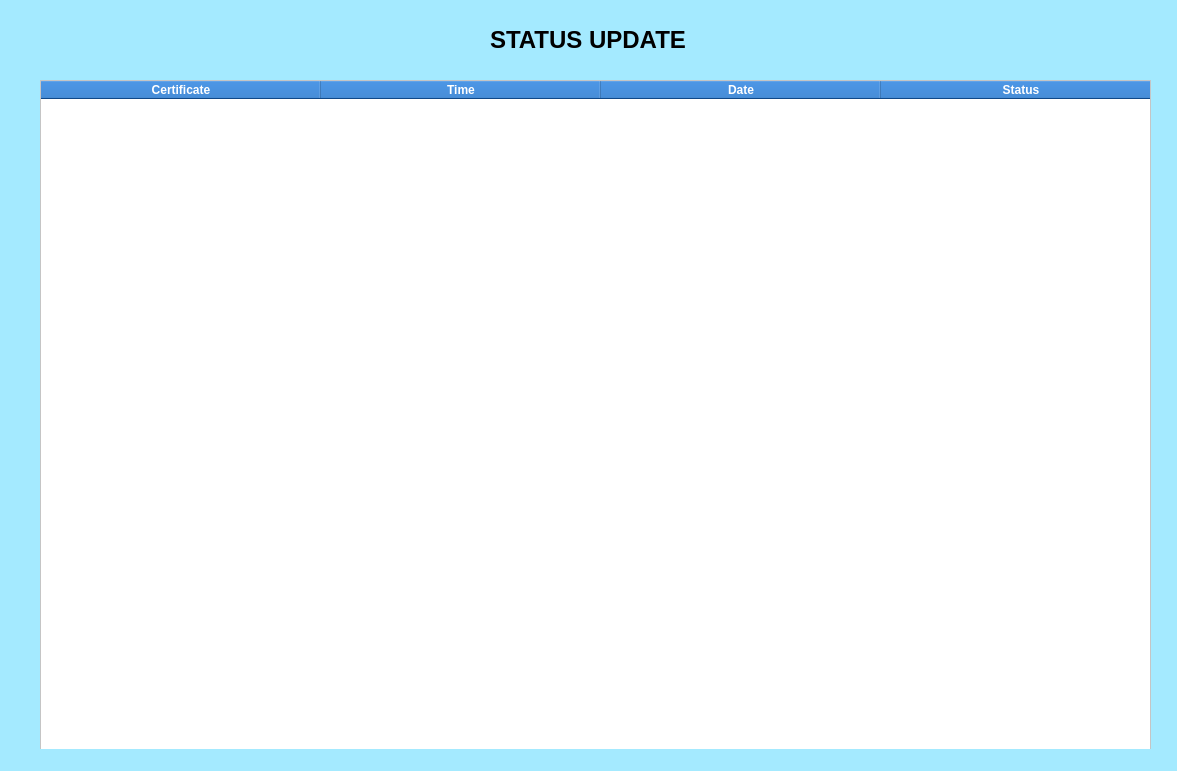
<?xml version="1.0" encoding="UTF-8"?>
<ui version="4.0">
 <class>MainWindow</class>
 <widget class="QMainWindow" name="MainWindow">
  <property name="geometry">
   <rect>
    <x>0</x>
    <y>0</y>
    <width>1177</width>
    <height>771</height>
   </rect>
  </property>
  <property name="windowTitle">
   <string>MainWindow</string>
  </property>
  <property name="styleSheet">
   <string notr="true">background-color: rgb(164, 234, 255);
</string>
  </property>
  <widget class="QWidget" name="centralwidget">
   <widget class="QLabel" name="label">
    <property name="geometry">
     <rect>
      <x>490</x>
      <y>20</y>
      <width>261</width>
      <height>41</height>
     </rect>
    </property>
    <property name="text">
     <string>&lt;html&gt;&lt;head/&gt;&lt;body&gt;&lt;p&gt;&lt;span style=&quot; font-size:18pt; font-weight:700;&quot;&gt;STATUS UPDATE&lt;/span&gt;&lt;/p&gt;&lt;/body&gt;&lt;/html&gt;</string>
    </property>
   </widget>
   <widget class="QTableWidget" name="tableWidget">
    <property name="geometry">
     <rect>
      <x>40</x>
      <y>80</y>
      <width>1111</width>
      <height>671</height>
     </rect>
    </property>
    <property name="styleSheet">
     <string notr="true">QHeaderView::section {
	 background-color: #1565C0; color: white; font-weight: bold;
}

QTableWidget{
	background-color: rgb(255, 255, 255);
}
</string>
    </property>
    <property name="horizontalScrollBarPolicy">
     <enum>Qt::ScrollBarAlwaysOff</enum>
    </property>
    <attribute name="horizontalHeaderDefaultSectionSize">
     <number>280</number>
    </attribute>
    <attribute name="verticalHeaderDefaultSectionSize">
     <number>50</number>
    </attribute>
    <column>
     <property name="text">
      <string>Certificate</string>
     </property>
    </column>
    <column>
     <property name="text">
      <string>Time</string>
     </property>
    </column>
    <column>
     <property name="text">
      <string>Date</string>
     </property>
    </column>
    <column>
     <property name="text">
      <string>Status</string>
     </property>
    </column>
   </widget>
   <widget class="QLabel" name="label_2">
    <property name="geometry">
     <rect>
      <x>-10</x>
      <y>-30</y>
      <width>1261</width>
      <height>961</height>
     </rect>
    </property>
    <property name="styleSheet">
     <string notr="true"/>
    </property>
    <property name="text">
     <string/>
    </property>
   </widget>
   <zorder>label_2</zorder>
   <zorder>label</zorder>
   <zorder>tableWidget</zorder>
  </widget>
  <widget class="QMenuBar" name="menubar">
   <property name="geometry">
    <rect>
     <x>0</x>
     <y>0</y>
     <width>1177</width>
     <height>26</height>
    </rect>
   </property>
  </widget>
  <widget class="QStatusBar" name="statusbar"/>
 </widget>
 <resources/>
 <connections/>
</ui>
